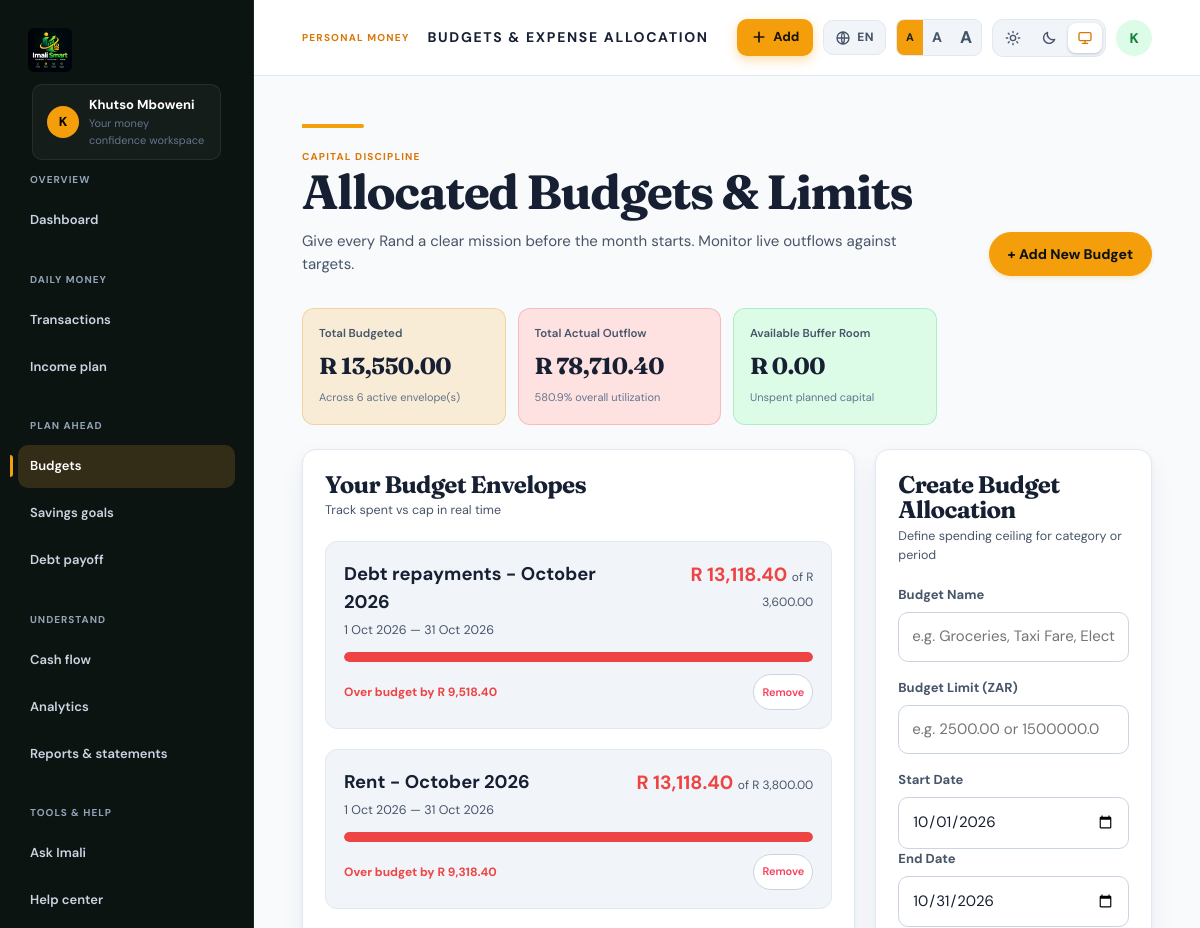
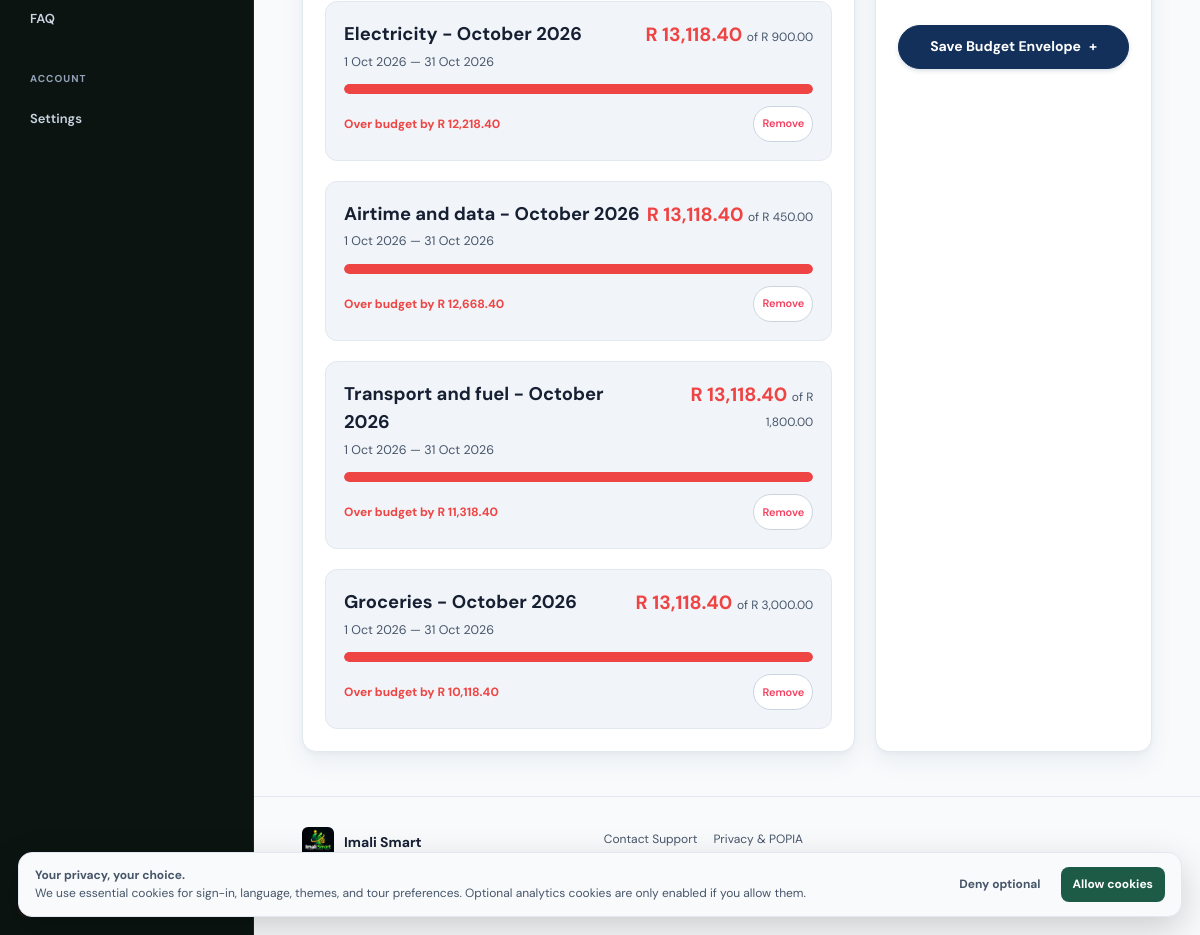
The page /budgets.php (signed in) on the database its author committed (2 pictures, top to bottom).
### tables this page shows
CREATE TABLE IF NOT EXISTS users (
  id BIGINT UNSIGNED AUTO_INCREMENT PRIMARY KEY, firebase_uid VARCHAR(128) NULL UNIQUE,
  auth_provider VARCHAR(32) NOT NULL DEFAULT 'local', full_name VARCHAR(160) NOT NULL,
  email VARCHAR(190) NOT NULL UNIQUE, phone_number VARCHAR(40) NULL, alternative_email VARCHAR(190) NULL,
  date_of_birth DATE NULL, province VARCHAR(80) NULL, city VARCHAR(100) NULL,
  preferred_contact_method ENUM('email','phone','none') NOT NULL DEFAULT 'email', password_hash VARCHAR(255) NOT NULL,
  preferred_language VARCHAR(12) NOT NULL DEFAULT 'en', currency_code CHAR(3) NOT NULL DEFAULT 'ZAR',
  opening_balance DECIMAL(14,2) NOT NULL DEFAULT 0.00, firebase_synced_at DATETIME NULL,
  created_at TIMESTAMP NOT NULL DEFAULT CURRENT_TIMESTAMP, updated_at TIMESTAMP NOT NULL DEFAULT CURRENT_TIMESTAMP ON UPDATE CURRENT_TIMESTAMP,
  deleted_at TIMESTAMP NULL DEFAULT NULL, KEY idx_users_language (preferred_language)
);

CREATE TABLE IF NOT EXISTS budgets (
  id BIGINT UNSIGNED AUTO_INCREMENT PRIMARY KEY, user_id BIGINT UNSIGNED NOT NULL, category_id BIGINT UNSIGNED NULL,
  name VARCHAR(140) NOT NULL, amount DECIMAL(14,2) NOT NULL, period_start DATE NOT NULL, period_end DATE NOT NULL,
  scope VARCHAR(20) NOT NULL DEFAULT 'personal',
  created_at TIMESTAMP NOT NULL DEFAULT CURRENT_TIMESTAMP, updated_at TIMESTAMP NOT NULL DEFAULT CURRENT_TIMESTAMP ON UPDATE CURRENT_TIMESTAMP,
  KEY idx_budgets_owner_period (user_id, period_start, period_end),
  CONSTRAINT fk_budgets_user FOREIGN KEY (user_id) REFERENCES users(id) ON DELETE CASCADE,
  CONSTRAINT fk_budgets_category FOREIGN KEY (category_id) REFERENCES expense_categories(id) ON DELETE SET NULL
);

### budgets.php (the view, shortened to what the rows shown need)
<?php
require_once __DIR__ . '/config/app.php';
require_once __DIR__ . '/config/database.php';
require_once __DIR__ . '/includes/auth.php';
require_once __DIR__ . '/includes/functions.php';
require_auth();
$user = current_user();
$budgets = [];
if (database_ready()) {
    try {
        $stmt = db()->prepare('
            SELECT id, name, amount, period_start, period_end
            FROM budgets
            WHERE user_id = :user_id
            ORDER BY period_end DESC, id DESC
        ');
        $stmt->execute(['user_id' => $user['id']]);
        $rawBudgets = $stmt->fetchAll();
        $txStmt = db()->prepare("
            SELECT amount, transaction_date
            FROM transactions
            WHERE user_id = :user_id AND transaction_type = 'expense' AND deleted_at IS NULL
        ");
        $txStmt->execute(['user_id' => $user['id']]);
        $userExpenses = $txStmt->fetchAll();
        foreach ($rawBudgets as $b) {
            $bAmount = (float) $b['amount'];
            $start = $b['period_start'];
            $end = $b['period_end'];
            $spent = 0.0;
            foreach ($userExpenses as $tx) {
                $txDate = (string) $tx['transaction_date'];
                if ($txDate >= $start && $txDate <= $end) {
                    $spent += (float) $tx['amount'];
                }
            }
            $pct = $bAmount > 0 ? min(150, round(($spent / $bAmount) * 100)) : 0;
            $remaining = max(0.0, $bAmount - $spent);
            $budgets[] = array_merge($b, [
                'spent' => $spent,
                'pct' => $pct,
                'remaining' => $remaining,
                'is_over' => $spent > $bAmount,
            ]);
        }
    } catch (Throwable $e) {}
}
$page_title = 'Budgets & Expense Allocation';
require __DIR__ . '/includes/header.php';
?>
<div class="page-heading">
    <div>
        <h1>Allocated Budgets &amp; Limits</h1>
    </div>
</div>
<div class="dashboard-grid">
    <section class="panel">
        <div class="panel__heading">
            <div>
                <h2>Your Budget Envelopes</h2>
            </div>
        </div>
        <?php if (empty($budgets)) : ?>
            <div class="empty-state">
                <div class="empty-state__mark">◒</div>
                <h3>No budgets established yet</h3>
                <p>Creating your first budget takes 30 seconds. Choose an essential category like groceries or fuel.</p>
            </div>
        <?php else : ?>
            <div style="display: flex; flex-direction: column; gap: 20px;">
                <?php foreach ($budgets as $b) :
                    $barColor = $b['is_over'] ? '#ef4444' : ($b['pct'] >= 85 ? '#eab308' : '#22c55e');
                ?>
                    <div style="padding: 18px; background: var(--paper-deep); border: 1px solid var(--line); border-radius: 12px;">
                        <div style="display: flex; justify-content: space-between; align-items: flex-start; margin-bottom: 8px;">
                            <div>
                                <div style="display: flex; align-items: center; gap: 8px;">
                                    <strong style="font-size: 1.15rem; color: var(--ink);"><?= e((string) $b['name']) ?></strong>
                                </div>
                                <small style="color: var(--ink-soft); margin-top: 4px; display: block;">
                                    <?= e(safe_date((string) $b['period_start'])) ?> — <?= e(safe_date((string) $b['period_end'])) ?>
                                </small>
                            </div>
                            <div style="text-align: right;">
                                <strong style="font-size: 1.2rem; color: <?= $barColor ?>;">
                                    <?= money($b['spent']) ?>
                                </strong>
                                <span style="font-size: 12px; color: var(--ink-soft);">of <?= money($b['amount']) ?></span>
                            </div>
                        </div>
                        <div style="height: 10px; background: var(--line); border-radius: 5px; overflow: hidden; margin: 12px 0;">
                            <div style="width: <?= min(100, $b['pct']) ?>%; height: 100%; background: <?= $barColor ?>; border-radius: 5px; transition: width 0.3s ease;"></div>
                        </div>
                        <div style="display: flex; justify-content: space-between; align-items: center; font-size: 12px;">
                            <span style="color: <?= $b['is_over'] ? '#ef4444' : '#94a3b8' ?>; font-weight: <?= $b['is_over'] ? '700' : 'normal' ?>;">
                                <?= $b['is_over'] ? 'Over budget by ' . money($b['spent'] - $b['amount']) : money($b['remaining']) . ' left to spend (' . (100 - $b['pct']) . '%)' ?>
                            </span>
                            <form method="post" action="budgets.php" onsubmit="return confirm('Remove this budget envelope?');" style="margin: 0;">
                                <button type="submit" class="btn btn--quiet btn--small" style="color: #f43f5e; padding: 4px 8px; font-size: 11px;">Remove</button>
                            </form>
                        </div>
                    </div>
                <?php endforeach; ?>
            </div>
        <?php endif; ?>
    </section>
    <aside class="panel" id="new-budget-modal">
        <div class="panel__heading">
            <div>
                <h2>Create Budget Allocation</h2>
            </div>
        </div>
    </aside>
</div>
<?php require __DIR__ . '/includes/footer.php'; ?>

### includes/header.php (shortened to what the rows shown need)
<?php
require_once __DIR__ . '/functions.php';
require_once __DIR__ . '/i18n.php';
$page_title = $page_title ?? t('app_name');
$user = function_exists('current_user') ? current_user() : null;
$currentLang = current_lang(); $isRtl = is_rtl(); $lowData = false; $chartType = 'bar'; if ($user && !empty($user['id'])) { $chartType = get_chart_preference((int)$user['id']); }
if ($user && function_exists('database_ready') && database_ready()) { try { $ldStmt = db()->prepare('SELECT low_data_mode FROM user_settings WHERE user_id = :u'); $ldStmt->execute(['u' => $user['id']]); $lowData = (int)$ldStmt->fetchColumn() === 1; } catch (Throwable $e) {} }
?><!doctype html>
<html lang="<?= e($currentLang) ?>" dir="<?= $isRtl ? 'rtl' : 'ltr' ?>" data-theme="default" data-chart-type="<?= e($chartType) ?>"<?= $lowData ? ' data-low-data="1"' : '' ?>>
<head><link rel="stylesheet" href="css/variables.css?v=<?= asset_v('css/variables.css') ?>"><link rel="stylesheet" href="css/global.css?v=<?= asset_v('css/global.css') ?>"><link rel="stylesheet" href="css/layout.css?v=<?= asset_v('css/layout.css') ?>"><link rel="stylesheet" href="css/components.css?v=<?= asset_v('css/components.css') ?>"><link rel="stylesheet" href="css/responsive.css?v=<?= asset_v('css/responsive.css') ?>"><link rel="stylesheet" href="css/forms.css?v=<?= asset_v('css/forms.css') ?>"><link rel="stylesheet" href="css/tables.css?v=<?= asset_v('css/tables.css') ?>"><link rel="stylesheet" href="css/charts.css?v=<?= asset_v('css/charts.css') ?>"><link rel="stylesheet" href="css/reports.css?v=<?= asset_v('css/reports.css') ?>"><link rel="stylesheet" href="css/settings.css?v=<?= asset_v('css/settings.css') ?>"></head>
<body class="app-body"><div class="app-frame"><?php if ($user) require __DIR__ . '/sidebar.php'; ?><div class="app-main<?= $user ? '' : ' app-main--public' ?>"><?php if ($user) : ?><header class="topbar"><div class="topbar-context"><span class="eyebrow">PERSONAL MONEY</span><span class="topbar-context__page"><?= e($page_title) ?></span></div><div class="topbar-actions hdr-actions">
<?php $hdrLangs = available_languages(); $hdrLangNative = (string)($hdrLangs[$currentLang]['native'] ?? strtoupper($currentLang)); ?>
<a class="hdr-add" href="transactions.php?action=add" title="Record money in or out"><svg viewBox="0 0 24 24" width="16" height="16" aria-hidden="true"><path d="M12 5v14M5 12h14" stroke="currentColor" stroke-width="2.6" stroke-linecap="round"/></svg><span>Add</span></a>
<a class="hdr-chip hdr-lang" href="settings.php#language" title="Language: <?= e($hdrLangNative) ?>" aria-label="Change language. Current language: <?= e($hdrLangNative) ?>"><svg viewBox="0 0 24 24" width="16" height="16" aria-hidden="true"><circle cx="12" cy="12" r="9" fill="none" stroke="currentColor" stroke-width="2"/><path d="M3 12h18M12 3c3 3.2 3 14.8 0 18M12 3c-3 3.2-3 14.8 0 18" fill="none" stroke="currentColor" stroke-width="2"/></svg><span><?= e(strtoupper(explode('-', $currentLang)[0])) ?></span></a>
<div class="a11y-group hdr-text" role="group" aria-label="Text size"><button type="button" data-a11y-text="md" aria-pressed="true" title="Normal text" aria-label="Normal text size" style="font-size:11px;">A</button><button type="button" data-a11y-text="lg" aria-pressed="false" title="Large text" aria-label="Large text size" style="font-size:14px;">A</button><button type="button" data-a11y-text="xl" aria-pressed="false" title="Extra large text" aria-label="Extra large text size" style="font-size:17px;">A</button></div>
<div class="theme-seg" role="group" aria-label="Appearance"><button class="theme-seg__btn" type="button" data-set-theme="light" aria-pressed="false" title="<?= e(t('theme_light')) ?>" aria-label="<?= e(t('theme_light')) ?>"><svg viewBox="0 0 24 24" width="16" height="16" aria-hidden="true"><circle cx="12" cy="12" r="4" fill="none" stroke="currentColor" stroke-width="2"/><path d="M12 2v2m0 16v2M4.9 4.9l1.4 1.4m11.4 11.4 1.4 1.4M2 12h2m16 0h2M4.9 19.1l1.4-1.4m11.4-11.4 1.4-1.4" stroke="currentColor" stroke-width="2" stroke-linecap="round"/></svg><span><?= e(t('theme_light')) ?></span></button><button class="theme-seg__btn" type="button" data-set-theme="dark" aria-pressed="false" title="<?= e(t('theme_dark')) ?>" aria-label="<?= e(t('theme_dark')) ?>"><svg viewBox="0 0 24 24" width="16" height="16" aria-hidden="true"><path d="M20.5 14.2A8.5 8.5 0 0 1 9.8 3.5a8.5 8.5 0 1 0 10.7 10.7z" fill="none" stroke="currentColor" stroke-width="2" stroke-linejoin="round"/></svg><span><?= e(t('theme_dark')) ?></span></button><button class="theme-seg__btn" type="button" data-set-theme="default" aria-pressed="false" title="<?= e(t('theme_system')) ?>" aria-label="<?= e(t('theme_system')) ?>"><svg viewBox="0 0 24 24" width="16" height="16" aria-hidden="true"><rect x="3" y="4" width="18" height="12" rx="2" fill="none" stroke="currentColor" stroke-width="2"/><path d="M8 20h8M12 16v4" stroke="currentColor" stroke-width="2" stroke-linecap="round"/></svg><span><?= e(t('theme_system')) ?></span></button></div>
<div class="user-menu" data-user-menu><button class="avatar user-menu__toggle" type="button" data-user-menu-toggle aria-haspopup="true" aria-expanded="false" aria-label="Account menu" title="<?= e($user['full_name'] ?? 'User') ?>"><?= e(strtoupper(substr((string)($user['full_name'] ?? 'U'),0,1))) ?></button>
</div>
</div></header><?php endif; ?><main id="main-content" class="page-content">

### includes/navigation.php (shortened to what the rows shown need)
<?php
$active_page=basename($_SERVER['PHP_SELF']??''); $user=function_exists('current_user')?current_user():null;
$nav_groups = [
    'OVERVIEW' => [
        ['href' => 'dashboard.php', 'label' => 'Dashboard'],
    ],
    'DAILY MONEY' => [
        ['href' => 'transactions.php', 'label' => 'Transactions'],
        ['href' => 'irregular-income.php', 'label' => 'Income plan'],
    ],
    'PLAN AHEAD' => [
        ['href' => 'budgets.php', 'label' => 'Budgets'],
        ['href' => 'savings.php', 'label' => 'Savings goals'],
        ['href' => 'debts.php', 'label' => 'Debt payoff'],
    ],
    'UNDERSTAND' => [
        ['href' => 'cashflow.php', 'label' => 'Cash flow'],
        ['href' => 'analytics.php', 'label' => 'Analytics'],
        ['href' => 'reports.php', 'label' => 'Reports & statements'],
    ],
    'TOOLS & HELP' => [
        ['href' => 'ai-assistant.php', 'label' => 'Ask Imali'],
        ['href' => 'help.php', 'label' => 'Help center'],
        ['href' => 'faq.php', 'label' => 'FAQ'],
    ],
];
?>
<aside class="sidebar" id="app-sidebar" data-sidebar aria-label="Personal finance navigation"><div class="brand-lockup"><a href="dashboard.php" class="brand-mark" aria-label="Imali Smart Overview" style="display:flex;align-items:center;gap:10px;text-decoration:none;"><img src="assets/logo/imali-logo.png" alt="Imali Smart" style="max-height:44px;width:auto;object-fit:contain;border-radius:6px;"></a><button class="icon-button sidebar-close" type="button" data-mobile-menu aria-label="Close navigation">×</button></div>
<a class="sidebar-user-pill" href="settings.php" style="text-decoration:none;padding:10px 14px;margin:12px 14px;background:rgba(255,255,255,.04);border:1px solid rgba(255,255,255,.08);border-radius:10px;display:flex;align-items:center;gap:10px;"><span class="avatar-badge" style="width:32px;height:32px;border-radius:50%;background:var(--marigold);color:#000;display:inline-flex;align-items:center;justify-content:center;font-weight:800;font-size:13px;"><?=e(strtoupper(substr((string)($user['full_name']??'U'),0,1)))?></span><div style="flex:1;min-width:0;"><div style="font-size:13px;font-weight:700;color:#fff;white-space:nowrap;overflow:hidden;text-overflow:ellipsis;"><?=e((string)($user['full_name']??'Verified User'))?></div><div style="font-size:11px;color:var(--ink-faint);">Your money confidence workspace</div></div></a>
<nav class="primary-nav" aria-label="Personal finance sections"><?php $firstGroup=true; foreach($nav_groups as $groupName=>$groupItems):?><p class="nav-label<?=$firstGroup?'':' nav-label--spaced'?>"><?=e($groupName)?></p><?php $firstGroup=false; foreach($groupItems as $item):?><a class="nav-item<?=$active_page===$item['href']?' is-active':''?>"<?=$active_page===$item['href']?' aria-current="page"':''?> href="<?=e($item['href'])?>"><span><?=e($item['label'])?></span></a><?php endforeach; endforeach;?><p class="nav-label nav-label--spaced">ACCOUNT</p><a class="nav-item sidebar-settings<?=$active_page==='settings.php'?' is-active':''?>" href="settings.php"><span><?=e(t('nav_settings'))?></span></a></nav>
<div class="sidebar-footer"><a class="sidebar-logout" href="logout.php" style="display:flex;align-items:center;justify-content:space-between;padding:10px 14px;color:#ef4444;text-decoration:none;border-radius:8px;font-weight:600;font-size:13px;background:rgba(239,68,68,.08);"><span></span><span></span></a></div></aside>

### rows shown on the page
users: full_name "K", full_name "Khutso Mboweni"
budgets: name "Debt repayments - October 2026", period_start "1 Oct 2026", period_end "31 Oct 2026", spent "R 13,118.40", amount "R 3,600.00", min(100, $b['pct']) 100 (drawn), money($b['spent']-$b['amount']) "R 9,518.40"
budgets: name "Rent - October 2026", period_start "1 Oct 2026", period_end "31 Oct 2026", spent "R 13,118.40", amount "R 3,800.00", min(100, $b['pct']) 100 (drawn), money($b['spent']-$b['amount']) "R 9,318.40"
budgets: name "Electricity - October 2026", period_start "1 Oct 2026", period_end "31 Oct 2026", spent "R 13,118.40", amount "R 900.00", min(100, $b['pct']) 100 (drawn), money($b['spent']-$b['amount']) "R 12,218.40"
budgets: name "Airtime and data - October 2026", period_start "1 Oct 2026", period_end "31 Oct 2026", spent "R 13,118.40", amount "R 450.00", min(100, $b['pct']) 100 (drawn), money($b['spent']-$b['amount']) "R 12,668.40"
budgets: name "Transport and fuel - October 2026", period_start "1 Oct 2026", period_end "31 Oct 2026", spent "R 13,118.40", amount "R 1,800.00", min(100, $b['pct']) 100 (drawn), money($b['spent']-$b['amount']) "R 11,318.40"
budgets: name "Groceries - October 2026", period_start "1 Oct 2026", period_end "31 Oct 2026", spent "R 13,118.40", amount "R 3,000.00", min(100, $b['pct']) 100 (drawn), money($b['spent']-$b['amount']) "R 10,118.40"

### other values the page prints
$groupName "OVERVIEW"
$item['label'] "Dashboard"
$groupName "DAILY MONEY"
$item['label'] "Transactions"
$item['label'] "Income plan"
$groupName "PLAN AHEAD"
$item['label'] "Budgets"
$item['label'] "Savings goals"
$item['label'] "Debt payoff"
$groupName "UNDERSTAND"
$item['label'] "Cash flow"
$item['label'] "Analytics"
$item['label'] "Reports & statements"
$groupName "TOOLS & HELP"
$item['label'] "Ask Imali"
